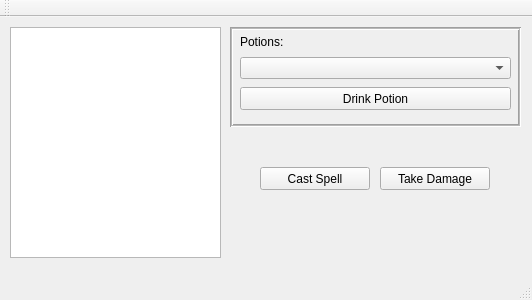
<?xml version="1.0" encoding="UTF-8"?>
<ui version="4.0">
 <class>MainWindow</class>
 <widget class="QMainWindow" name="MainWindow">
  <property name="geometry">
   <rect>
    <x>0</x>
    <y>0</y>
    <width>532</width>
    <height>300</height>
   </rect>
  </property>
  <property name="windowTitle">
   <string>MainWindow</string>
  </property>
  <widget class="QWidget" name="centralWidget">
   <widget class="QTextEdit" name="textEdit">
    <property name="geometry">
     <rect>
      <x>10</x>
      <y>10</y>
      <width>211</width>
      <height>231</height>
     </rect>
    </property>
    <property name="lineWidth">
     <number>0</number>
    </property>
   </widget>
   <widget class="QFrame" name="frame">
    <property name="geometry">
     <rect>
      <x>230</x>
      <y>10</y>
      <width>291</width>
      <height>100</height>
     </rect>
    </property>
    <property name="frameShape">
     <enum>QFrame::Box</enum>
    </property>
    <property name="frameShadow">
     <enum>QFrame::Sunken</enum>
    </property>
    <property name="lineWidth">
     <number>1</number>
    </property>
    <property name="midLineWidth">
     <number>1</number>
    </property>
    <widget class="QPushButton" name="drinkButton">
     <property name="geometry">
      <rect>
       <x>10</x>
       <y>60</y>
       <width>271</width>
       <height>23</height>
      </rect>
     </property>
     <property name="text">
      <string>Drink Potion</string>
     </property>
    </widget>
    <widget class="QComboBox" name="potionsList">
     <property name="geometry">
      <rect>
       <x>10</x>
       <y>30</y>
       <width>271</width>
       <height>22</height>
      </rect>
     </property>
    </widget>
    <widget class="QLabel" name="label">
     <property name="geometry">
      <rect>
       <x>10</x>
       <y>10</y>
       <width>46</width>
       <height>10</height>
      </rect>
     </property>
     <property name="text">
      <string>Potions:</string>
     </property>
    </widget>
   </widget>
   <widget class="QPushButton" name="castButton">
    <property name="geometry">
     <rect>
      <x>260</x>
      <y>150</y>
      <width>110</width>
      <height>23</height>
     </rect>
    </property>
    <property name="text">
     <string>Cast Spell</string>
    </property>
   </widget>
   <widget class="QPushButton" name="damageButton">
    <property name="geometry">
     <rect>
      <x>380</x>
      <y>150</y>
      <width>110</width>
      <height>23</height>
     </rect>
    </property>
    <property name="text">
     <string>Take Damage</string>
    </property>
   </widget>
   <zorder>frame</zorder>
   <zorder>textEdit</zorder>
   <zorder>castButton</zorder>
   <zorder>damageButton</zorder>
  </widget>
  <widget class="QMenuBar" name="menuBar">
   <property name="geometry">
    <rect>
     <x>0</x>
     <y>0</y>
     <width>532</width>
     <height>21</height>
    </rect>
   </property>
  </widget>
  <widget class="QToolBar" name="mainToolBar">
   <attribute name="toolBarArea">
    <enum>TopToolBarArea</enum>
   </attribute>
   <attribute name="toolBarBreak">
    <bool>false</bool>
   </attribute>
  </widget>
  <widget class="QStatusBar" name="statusBar"/>
 </widget>
 <layoutdefault spacing="6" margin="11"/>
 <resources/>
 <connections/>
</ui>
